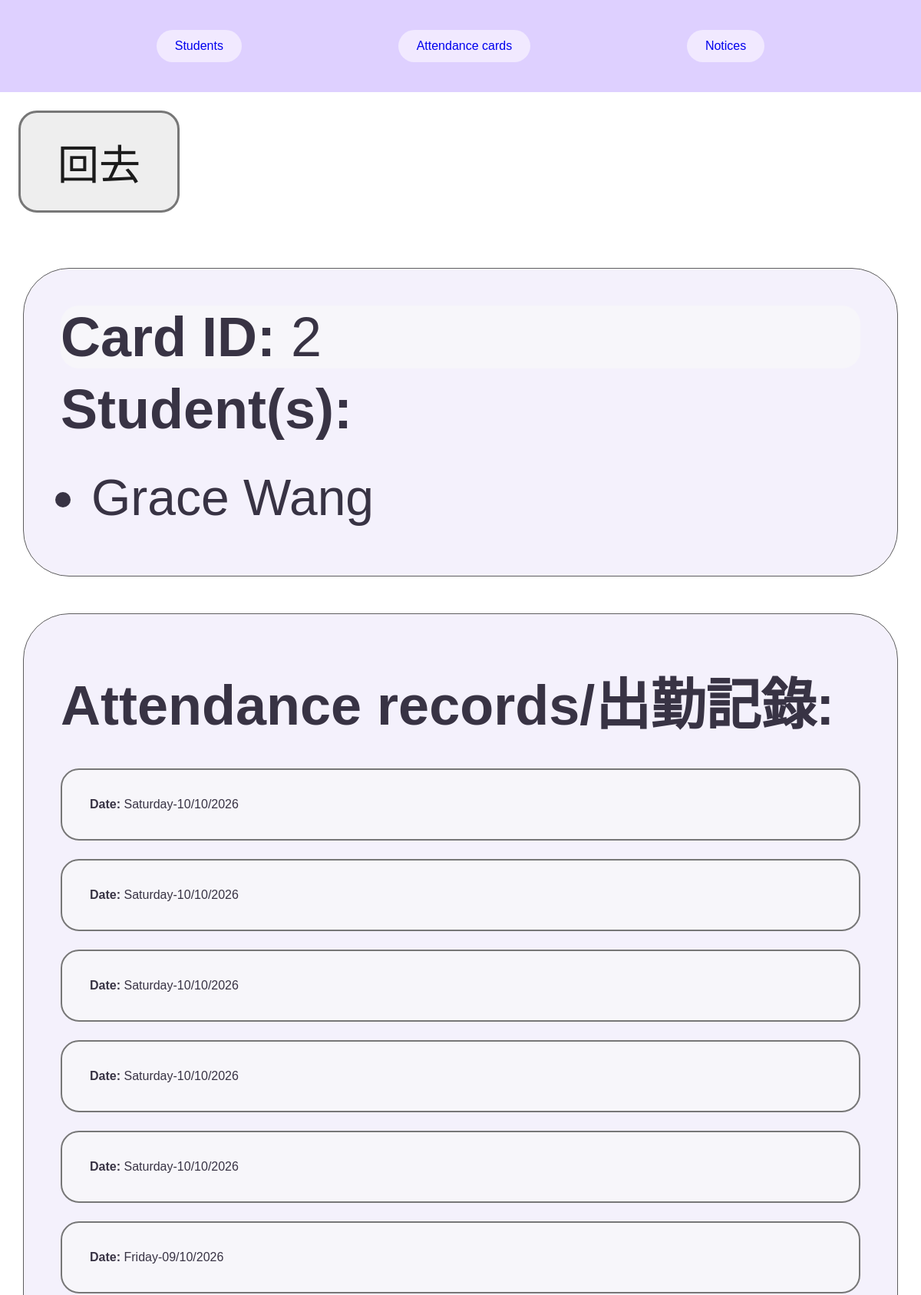
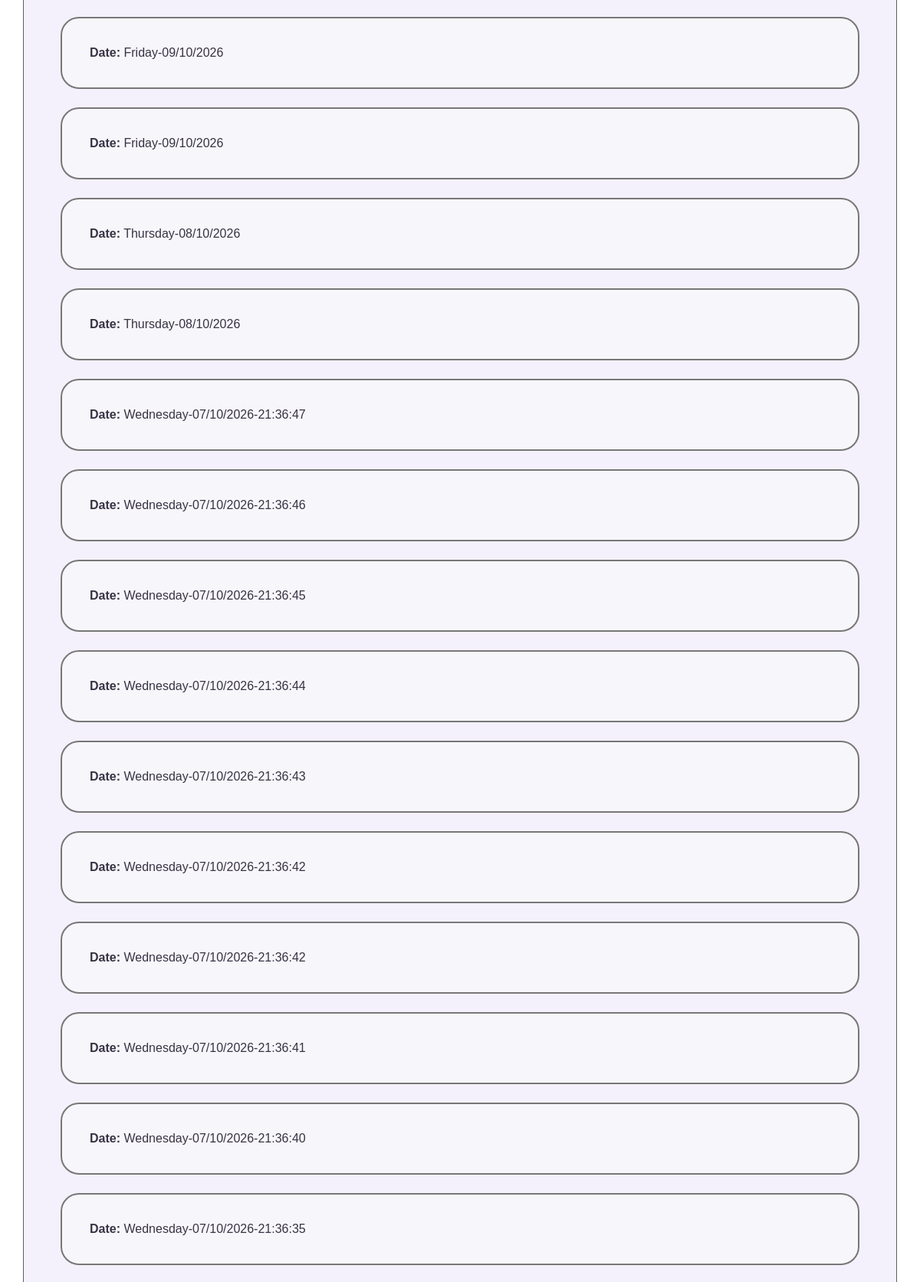
The app's page /cardhistory/2 (upper part) with its own data (2 pictures, top to bottom).
### tables this page shows
CREATE TABLE STUDENTS (student_id INTEGER PRIMARY KEY, first_name TEXT, surname TEXT, card_id INTEGER REFERENCES ATTENDANCE_CARDS (card_id));

CREATE TABLE ATTENDANCE_RECORDS (attendance_id INTEGER PRIMARY KEY, card_id INTEGER REFERENCES ATTENDANCE_CARDS (card_id), date TEXT);

### app.py (the view)
@app.route("/cardhistory/<card_id>")
def card_history(card_id):
    og_page = request.args.get("og_page", "/")
    db = get_db()
    records = db.execute("SELECT * FROM ATTENDANCE_RECORDS WHERE card_id = ? ORDER BY attendance_id DESC", (card_id,)).fetchall()
    students = db.execute("SELECT first_name, surname FROM STUDENTS WHERE card_id = ?", (card_id,)).fetchall()
    return render_template("cardhistory.html", card_id=card_id, students=students, records=records, og_page=og_page)

### app.py (called while the page is built)
def get_db():
    if "db" not in g:
        g.db = sqlite3.connect(DATABASE)
        g.db.row_factory = sqlite3.Row
    return g.db

### templates/cardhistory.html (shortened to what this page needs)
{% extends "layout.html" %}
{% block content %}
<link rel="stylesheet" href="{{ url_for('static', filename='cardhistory.css') }}">
    <a class="back-button" href="{{ og_page }}">回去</a>
    <section>
        <p class="card-id">
            <strong>Card ID:</strong> {{ card_id }}
        </p>
        <h2>Student(s):</h2>
        <ul>
        {% for student in students %}
            <li>{{ student.first_name }} {{ student.surname }}</li>
        {% endfor %}
        </ul>
    </section>
    <section>
        <h2>Attendance records/出勤記錄:</h2>
        {% for record in records %}
            <p class="record-date">
                <strong>Date:</strong> {{ record["date"] }}
            </p>
        {% endfor %}
    </section>
{% endblock %}

### static/layout.css (style rules this page uses)
html, body, main { margin: 0; padding: 0; width: 100%; font-family: sans-serif; }
body { padding-top: 10cqw; }

### static/cardhistory.css (style rules this page uses)
.back-button { display: inline-block; background-color: #eeeeee; color: #1b1b1b; padding: 2cqw 4cqw; margin: 2cqw; border: 0.3cqw solid #777777; border-radius: 2cqw; font-size: 4.5cqw; text-decoration: none; }
.card-id { margin: 0; padding:0; font-size: 6cqw; border: none; background-color: none; }
section { color: #383344; background-color: #f4f1fc; border: 0.15cqw solid #5e5e5e; border-radius: 5cqw; padding: 4cqw; margin: 4cqw auto; width: 95%; box-sizing: border-box; }
li { font-size: 5.5cqw; }
h2 { font-size: 6cqw; margin-top: 1cqw; margin-bottom: 3cqw; }
p { background-color: #f7f6fa; border: 0.2cqw solid #777777; border-radius: 2cqw; padding: 3cqw; margin: 2cqw 0; overflow-wrap: anywhere; }

### records on screen
STUDENTS: first_name "Grace", surname "Wang"
ATTENDANCE_RECORDS: date "Saturday-10/10/2026"
ATTENDANCE_RECORDS: date "Saturday-10/10/2026"
ATTENDANCE_RECORDS: date "Saturday-10/10/2026"
ATTENDANCE_RECORDS: date "Saturday-10/10/2026"
ATTENDANCE_RECORDS: date "Saturday-10/10/2026"
ATTENDANCE_RECORDS: date "Friday-09/10/2026"
ATTENDANCE_RECORDS: date "Friday-09/10/2026"
ATTENDANCE_RECORDS: date "Friday-09/10/2026"
ATTENDANCE_RECORDS: date "Thursday-08/10/2026"
ATTENDANCE_RECORDS: date "Thursday-08/10/2026"
ATTENDANCE_RECORDS: date "Wednesday-07/10/2026-21:36:47"
ATTENDANCE_RECORDS: date "Wednesday-07/10/2026-21:36:46"
ATTENDANCE_RECORDS: date "Wednesday-07/10/2026-21:36:45"
ATTENDANCE_RECORDS: date "Wednesday-07/10/2026-21:36:44"
ATTENDANCE_RECORDS: date "Wednesday-07/10/2026-21:36:43"
ATTENDANCE_RECORDS: date "Wednesday-07/10/2026-21:36:42"
ATTENDANCE_RECORDS: date "Wednesday-07/10/2026-21:36:42"
ATTENDANCE_RECORDS: date "Wednesday-07/10/2026-21:36:41"
ATTENDANCE_RECORDS: date "Wednesday-07/10/2026-21:36:40"
ATTENDANCE_RECORDS: date "Wednesday-07/10/2026-21:36:35"

### other values on screen
{{ card_id }} "2"
